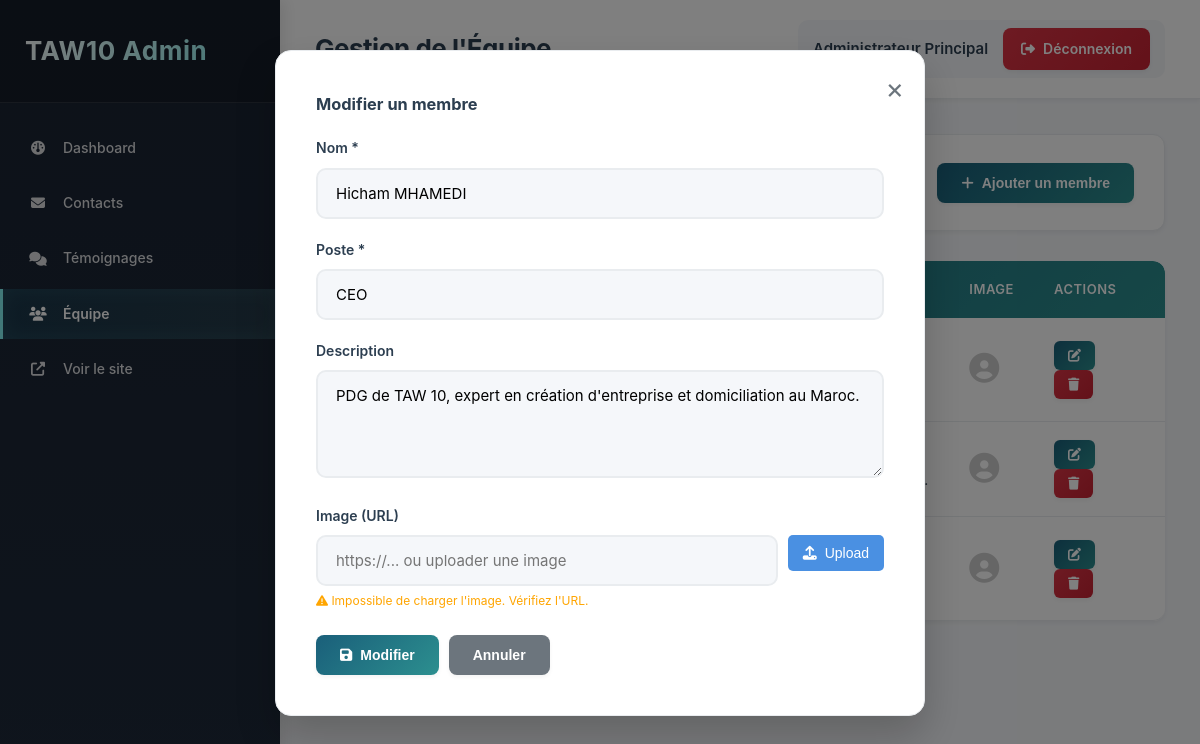
Screenshot of /admin/team.php?edit=1 (signed in) with the database file from the repository.
### tables this page shows
CREATE TABLE IF NOT EXISTS team (
    id INT AUTO_INCREMENT PRIMARY KEY,
    nom VARCHAR(255) NOT NULL,
    poste VARCHAR(255) NOT NULL,
    description TEXT,
    image VARCHAR(255),
    created_at TIMESTAMP DEFAULT CURRENT_TIMESTAMP
);

### admin/team.php (the view, shortened to what this page needs)
<?php
require_once 'includes/layout.php';
$conn = getDBConnection();
$edit_member = null;
if (isset($_GET['edit']) && is_numeric($_GET['edit'])) {
    $id = intval($_GET['edit']);
    $result = $conn->query("SELECT * FROM team WHERE id = $id");
    $edit_member = $result->fetch_assoc();
}
$team = $conn->query("SELECT * FROM team ORDER BY id ASC");
?>
<div class="page-header">
    <h2>Gestion de l'Équipe</h2>
    <button class="btn-primary" onclick="document.getElementById('addForm').style.display='block'">
        <i class="fas fa-plus"></i> Ajouter un membre
    </button>
</div>
<div id="addForm" class="form-modal" style="display: <?php echo $edit_member ? 'block' : 'none'; ?>;">
    <div class="form-modal-content">
        <span class="close-modal" onclick="document.getElementById('addForm').style.display='none'">&times;</span>
        <h3><?php echo $edit_member ? 'Modifier' : 'Ajouter'; ?> un membre</h3>
        <form method="POST">
            <div class="form-group">
                <label>Nom *</label>
                <input type="text" name="nom" value="<?php echo $edit_member ? htmlspecialchars($edit_member['nom']) : ''; ?>" required>
            </div>
            <div class="form-group">
                <label>Poste *</label>
                <input type="text" name="poste" value="<?php echo $edit_member ? htmlspecialchars($edit_member['poste']) : ''; ?>" required>
            </div>
            <div class="form-group">
                <label>Description</label>
                <textarea name="description" rows="4"><?php echo $edit_member ? htmlspecialchars($edit_member['description']) : ''; ?></textarea>
            </div>
            <div class="form-group">
                <label>Image (URL)</label>
                <div style="display: flex; gap: 10px; align-items: flex-start;">
                    <input type="text" name="image" id="imageUrl" value="<?php echo $edit_member ? htmlspecialchars($edit_member['image']) : ''; ?>" placeholder="https://... ou uploader une image" style="flex: 1;">
                    <div style="display: flex; flex-direction: column; gap: 5px;">
                        <button type="button" id="uploadBtn" class="btn-upload">
                            <i class="fas fa-upload"></i> Upload
                        </button>
                    </div>
                </div>
                <div id="uploadStatus" style="margin-top: 5px; font-size: 12px;"></div>
            </div>
            <div class="form-actions">
                <button type="submit" class="btn-primary">
                    <i class="fas fa-save"></i> <?php echo $edit_member ? 'Modifier' : 'Ajouter'; ?>
                </button>
                <button type="button" class="btn-secondary" onclick="document.getElementById('addForm').style.display='none'">Annuler</button>
            </div>
        </form>
    </div>
</div>
<div class="table-container">
    <table class="data-table">
        <thead>
            <tr>
                <th>ID</th>
                <th>Nom</th>
                <th>Poste</th>
                <th>Description</th>
                <th>Image</th>
                <th>Actions</th>
            </tr>
        </thead>
        <tbody>
            <?php while($member = $team->fetch_assoc()): ?>
            <tr>
                <td><?php echo $member['id']; ?></td>
                <td><?php echo htmlspecialchars($member['nom']); ?></td>
                <td><?php echo htmlspecialchars($member['poste']); ?></td>
                <td class="message-cell">
                </td>
                <td>
                    <?php if ($member['image']): ?>
                        <?php
                        $imagePath = $member['image'];
                        if (strpos($imagePath, 'assets/') === 0 && strpos($imagePath, 'http') !== 0) {
                            $imagePath = '../' . $imagePath;
                        }
                        ?>
                        <img src="<?php echo htmlspecialchars($imagePath); ?>" alt="" style="width: 50px; height: 50px; border-radius: 50%; object-fit: cover;" onerror="this.style.display='none'; this.nextElementSibling.style.display='block';">
                        <i class="fas fa-user-circle" style="font-size: 30px; color: #ccc; display: none;"></i>
                    <?php else: ?>
                        <i class="fas fa-user-circle" style="font-size: 30px; color: #ccc;"></i>
                    <?php endif; ?>
                </td>
                <td>
                    <a href="?edit=<?php echo $member['id']; ?>" class="btn-action btn-edit">
                        <i class="fas fa-edit"></i>
                    </a>
                    <a href="?delete=<?php echo $member['id']; ?>" class="btn-action btn-delete"
                       onclick="return confirm('Êtes-vous sûr de vouloir supprimer ce membre ?');">
                        <i class="fas fa-trash"></i>
                    </a>
                </td>
            </tr>
            <?php endwhile; ?>
        </tbody>
    </table>
</div>
<?php
require_once 'includes/footer.php';
?>

### rows the page displays
team: nom "Hicham MHAMEDI", poste "CEO", description "PDG de TAW 10, expert en création d'entreprise et domiciliation au Maroc."

### other values shown
$pageTitle "Gestion de l'Équipe"
$_SESSION['admin_name'] "Administrateur Principal"
